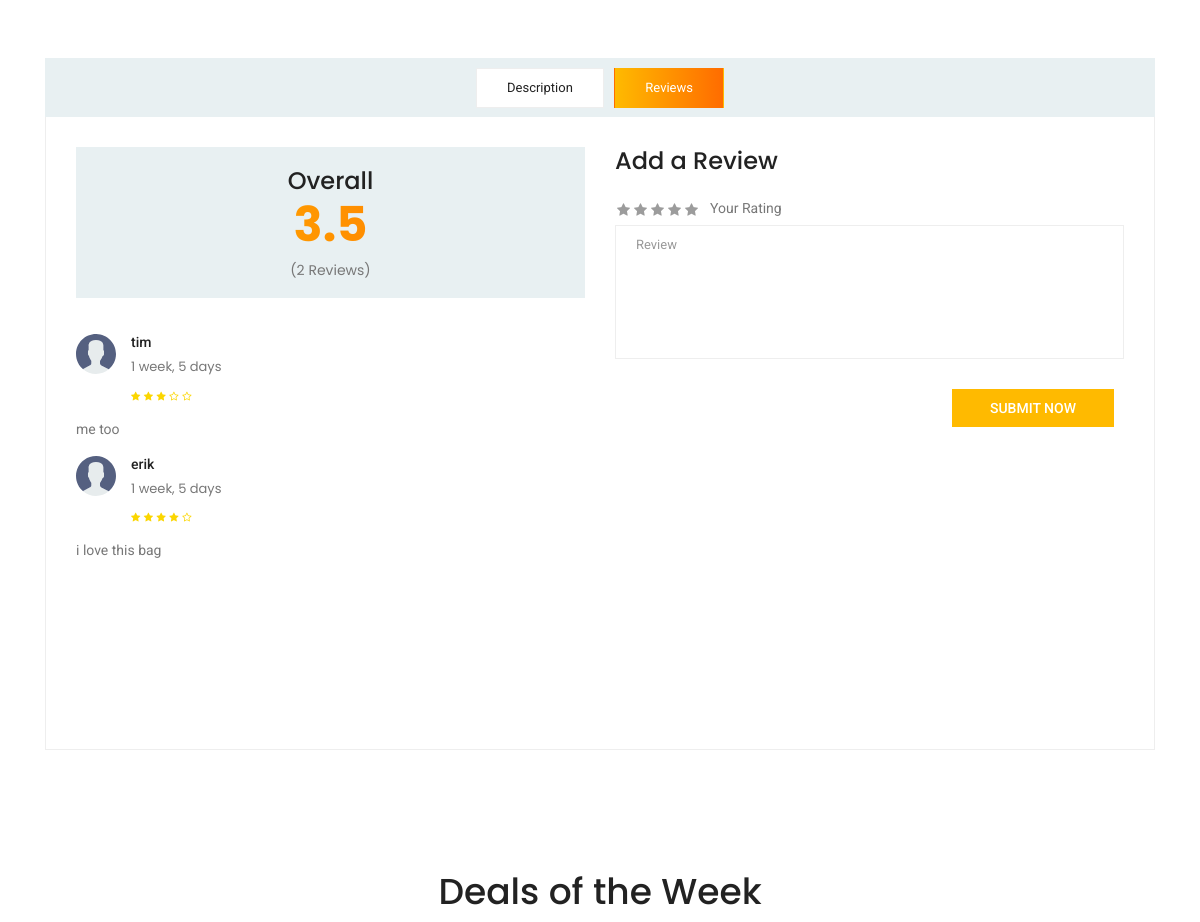
The page /product/2/ (middle part) on the database as committed earlier.
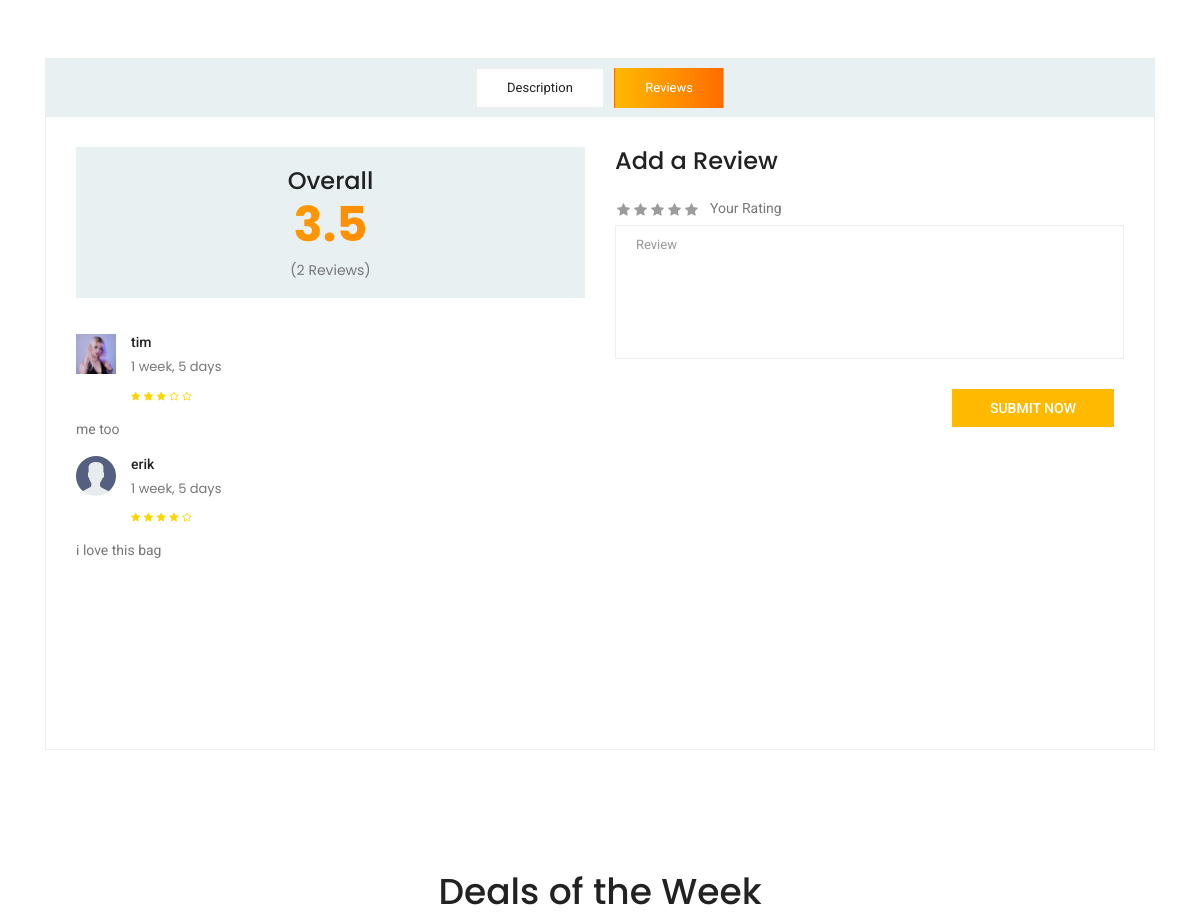
The same page on the database as committed later.
### base/models.py (models this page shows, shortened)
class Review(models.Model):
    user = models.ForeignKey(User,on_delete=models.CASCADE)
    product = models.ForeignKey(Product,on_delete=models.CASCADE)
    rating = models.SmallIntegerField(null=True,blank=True)
    body = models.TextField(null=False, blank=False)
    updated = models.DateTimeField(auto_now=True)
    created = models.DateTimeField(auto_now_add=True)
    class Meta:
        ordering = ['-updated', '-created']

class User(AbstractUser):
    birth = models.DateField(blank=True,null=True)
    gender = models.BooleanField(default=False)
    email = models.EmailField(unique=True)
    phone = models.CharField(max_length=10,blank=True,null=True)
    avatar = models.ImageField(null=True,blank=True,upload_to='users/',default= 'users/avatar.svg')
    old_cart = models.CharField(max_length=200, blank=True, null=True)
    updated = models.DateTimeField(auto_now=True)
    created = models.DateTimeField(auto_now_add=True)
    USERNAME_FIELD = 'email'
    REQUIRED_FIELDS = []
    @property
    def ImageURL(self):
        try:
            url = self.avatar.url
        except:
            url = ''
        return url
    objects = CustomUserManager()

### base/views.py (the view, shortened to what this page needs)
# urls.py: path('product/<str:pk>/', views.productPage, name='product'),
def productPage(request, pk):
    product = Product.objects.get(id = pk)
    product_reviews = product.review_set.all()
    product_review_len = len(product_reviews)
    overall_score = sum(review.rating for review in product_reviews if review.rating is not None) / (len(product_reviews)) if product_reviews else 0
    sale_prods = Product.objects.filter(is_sale=True)[:9]
    context = {'product': product, 'product_reviews':product_reviews, 'overall_score':overall_score, 'product_review_len': product_review_len, 'sale_prods':sale_prods}
    return render(request,'base/main/product.html',context)

### base/cart.py (called while the page is built)
    def __len__(self):
        return len(self.cart)

### base/context_processors.py (called while the page is built)
def cart(request):
    return {'cart': Cart(request)}

### base/models.py (called while the page is built)
    def __str__(self):
        return self.name

    @property
    def ImageURL(self):
        try:
            url = self.image.url
        except:
            url = ''
        return url

### base/templates/base/main/product.html (shortened to what the changed rows need)
{% extends "main/main.html" %}
{% load static %}
{% block content %}
<section class="product_description_area">
    <div class="container">
        <div class="tab-content" id="myTabContent">
            <div class="tab-pane fade show active" id="review" role="tabpanel" aria-labelledby="review-tab">
                <div class="row">
                    <div class="col-lg-6">
                        <div class="review_list">
                            {% for review in product_reviews %}
                            <div class="review_item" style="position: relative;">
                                <div class="media">
                                    <div class="d-flex">
                                        <img src="{{review.user.ImageURL}}" alt="hung"
                                            style="height: 40px; width: 40px;">
                                    </div>
                                    <div class="media-body">
                                        <h4>{{review.user.username}}</h4>
                                        <h5>{{review.created|timesince}}</h5>
                                        {% if review.rating > 0 %}
                                            <i class="fa fa-star{% if review.rating  < 1 %}-o{% else %}  {% endif %} " id="check-star"></i>
                                            <i class="fa fa-star{% if review.rating  < 2 %}-o{% else %}  {% endif %} " id="check-star"></i>
                                            <i class="fa fa-star{% if review.rating  < 3 %}-o{% else %}  {% endif %} " id="check-star"></i>
                                            <i class="fa fa-star{% if review.rating  < 4 %}-o{% endif %} " id="check-star"></i>
                                            <i class="fa fa-star{% if review.rating  < 5 %}-o{% endif %} " id="check-star"></i>
                                        {% else %}
                                            <i class="fa fa-star-o " id="star"></i>
                                            <i class="fa fa-star-o" id="star"></i>
                                            <i class="fa fa-star-o" id="star"></i>
                                            <i class="fa fa-star-o" id="star"></i>
                                            <i class="fa fa-star-o" id="star"></i>
                                        {% endif %}
                                    </div>
                                </div>
                                <p>{{review.body}}</p>
                            </div>
                            {% endfor %}
                        </div>
                    </div>
                </div>
            </div>
        </div>
    </div>
</section>
{% include 'base/main/sale_prods.html' %}
{% endblock content %}

Rows that differ between the two databases and show on the page:
changed through a linked row, Review "me too": user.ImageURL: picture added in place of a placeholder
